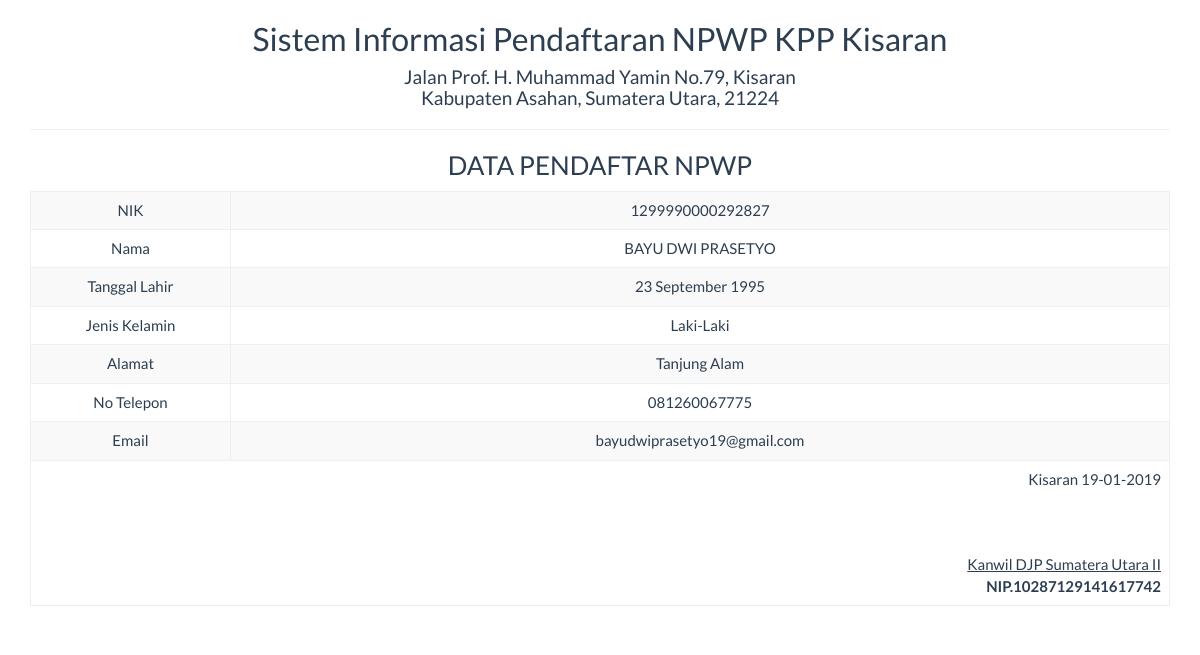
Screenshot of /report/data_satu.php?nik=1299990000292827 with the database file from the repository.
### tables this page shows
CREATE TABLE `daftar` (
  `nik` varchar(50) NOT NULL,
  `nama` varchar(50) NOT NULL,
  `tgl_lahir` varchar(30) NOT NULL,
  `jenis_kelamin` varchar(50) NOT NULL,
  `alamat` varchar(50) NOT NULL,
  `no_telepon` varchar(30) NOT NULL,
  `email` varchar(50) NOT NULL
);

### report/data_satu.php (the view, shortened to what this page needs)
<!DOCTYPE html>
<html>
    <head>
        <link href="../Assets/css/bootstrap.min.css" rel="stylesheet" type="text/css"/>
    </head>
    <body onload="print()">
        <?php
        include '../config/koneksi.php';
        $sql = "SELECT * FROM daftar WHERE nik='" . $_GET ['nik'] . "'";
        $query = mysqli_query($koneksi, $sql) or die("SQL Detail error");
        $data = mysqli_fetch_array($query);
        ?>
        <div class="container">
            <div class='row'>
                <div class="col-sm-12">
                    <div class="text-center">
                        <h2>Sistem Informasi Pendaftaran NPWP KPP Kisaran </h2>
                        <h4>Jalan Prof. H. Muhammad Yamin No.79, Kisaran <br> Kabupaten Asahan, Sumatera Utara, 21224</h4>
                        <hr>
                        <h3>DATA PENDAFTAR NPWP</h3>
                        <table class="table table-bordered table-striped table-hover">
                            <tbody>
								<tr>
                                    <td>NIK</td> <td><?= $data['nik'] ?></td>
                                </tr>
                                <tr>
                                    <td width="200">Nama</td> <td><?= $data['nama'] ?></td>
                                </tr>
                                <tr>
                                    <td>Tanggal Lahir</td> <td><?= $data['tgl_lahir'] ?></td>
                                </tr>
                                <tr>
                                    <td>Jenis Kelamin</td> <td><?= $data['jenis_kelamin'] ?></td>
                                </tr>
								<tr>
                                    <td>Alamat</td> <td><?= $data['alamat'] ?></td>
                                </tr>
								<tr>
                                    <td>No Telepon</td> <td><?= $data['no_telepon'] ?></td>
                                </tr>
								<tr>
                                    <td>Email</td> <td><?= $data['email'] ?></td>
                                </tr>
                            </tbody>
                            <tfoot>
                                <tr>
                                    <td colspan="2" class="text-right">
                                        Kisaran  <?= date("d-m-Y") ?>
                                        <br><br><br><br>
                                        <u>Kanwil DJP Sumatera Utara II <strong></u><br>
                                        NIP.10287129141617742
									</td>
								</tr>
							</tfoot>
                        </table>
                    </div>
                </div>
            </div>
    </body>
</html>

### rows the page displays
daftar: nik "1299990000292827", nama "BAYU DWI PRASETYO", tgl_lahir "23 September 1995", jenis_kelamin "Laki-Laki", alamat "Tanjung Alam", no_telepon "081260067775", email "bayudwiprasetyo19@gmail.com"
